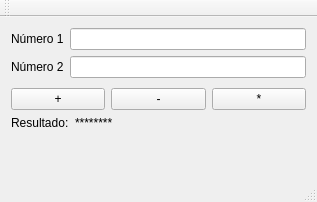
<?xml version="1.0" encoding="UTF-8"?>
<ui version="4.0">
 <class>MainWindow</class>
 <widget class="QMainWindow" name="MainWindow">
  <property name="geometry">
   <rect>
    <x>0</x>
    <y>0</y>
    <width>317</width>
    <height>202</height>
   </rect>
  </property>
  <property name="windowTitle">
   <string>Calculadora</string>
  </property>
  <widget class="QWidget" name="centralWidget">
   <layout class="QVBoxLayout" name="verticalLayout">
    <item>
     <layout class="QFormLayout" name="formLayout_2">
      <property name="fieldGrowthPolicy">
       <enum>QFormLayout::AllNonFixedFieldsGrow</enum>
      </property>
      <item row="0" column="0">
       <widget class="QLabel" name="lNum1">
        <property name="text">
         <string>Número 1</string>
        </property>
       </widget>
      </item>
      <item row="1" column="0">
       <widget class="QLabel" name="lNum2">
        <property name="text">
         <string>Número 2</string>
        </property>
       </widget>
      </item>
      <item row="0" column="1">
       <widget class="QLineEdit" name="tNum1">
        <property name="alignment">
         <set>Qt::AlignRight|Qt::AlignTrailing|Qt::AlignVCenter</set>
        </property>
       </widget>
      </item>
      <item row="1" column="1">
       <widget class="QLineEdit" name="tNum2">
        <property name="alignment">
         <set>Qt::AlignRight|Qt::AlignTrailing|Qt::AlignVCenter</set>
        </property>
       </widget>
      </item>
     </layout>
    </item>
    <item>
     <layout class="QHBoxLayout" name="horizontalLayout">
      <item>
       <widget class="QPushButton" name="pshBtnSumar">
        <property name="text">
         <string>+</string>
        </property>
       </widget>
      </item>
      <item>
       <widget class="QPushButton" name="pshBtnRestar">
        <property name="text">
         <string>-</string>
        </property>
       </widget>
      </item>
      <item>
       <widget class="QPushButton" name="pshBtnMutiplicar">
        <property name="text">
         <string>*</string>
        </property>
       </widget>
      </item>
     </layout>
    </item>
    <item>
     <layout class="QFormLayout" name="formLayout">
      <item row="0" column="0">
       <widget class="QLabel" name="lResult">
        <property name="text">
         <string>Resultado:</string>
        </property>
       </widget>
      </item>
      <item row="0" column="1">
       <widget class="QLabel" name="lNumR">
        <property name="text">
         <string>********</string>
        </property>
       </widget>
      </item>
     </layout>
    </item>
   </layout>
  </widget>
  <widget class="QMenuBar" name="menuBar">
   <property name="geometry">
    <rect>
     <x>0</x>
     <y>0</y>
     <width>317</width>
     <height>26</height>
    </rect>
   </property>
  </widget>
  <widget class="QToolBar" name="mainToolBar">
   <attribute name="toolBarArea">
    <enum>TopToolBarArea</enum>
   </attribute>
   <attribute name="toolBarBreak">
    <bool>false</bool>
   </attribute>
  </widget>
  <widget class="QStatusBar" name="statusBar"/>
 </widget>
 <layoutdefault spacing="6" margin="11"/>
 <resources/>
 <connections/>
</ui>
